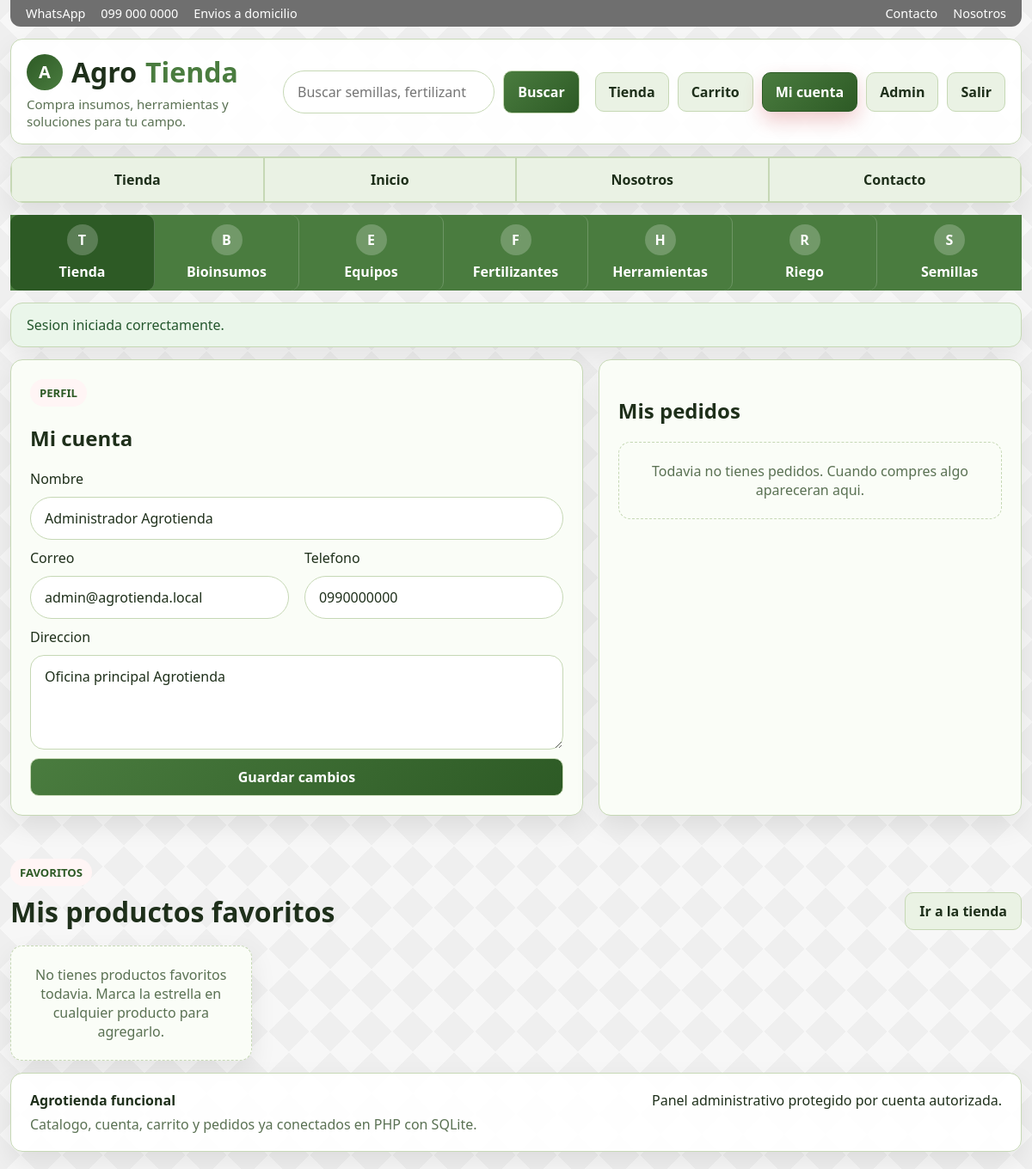
The app's page /account.php (signed in) with its own data.
### tables this page shows
CREATE TABLE users (
            id INTEGER PRIMARY KEY AUTOINCREMENT,
            name TEXT NOT NULL,
            email TEXT NOT NULL UNIQUE,
            phone TEXT DEFAULT "",
            address TEXT DEFAULT "",
            password_hash TEXT NOT NULL,
            role TEXT NOT NULL DEFAULT "customer",
            created_at TEXT NOT NULL
        );

### app/bootstrap.php (called while the page is built, shortened)
<?php
function db(): PDO
{
    static $pdo = null;
    if ($pdo instanceof PDO) {
        return $pdo;
    }
    $needsSetup = !file_exists(DB_PATH);
    $pdo = new PDO('sqlite:' . DB_PATH);
    $pdo->setAttribute(PDO::ATTR_ERRMODE, PDO::ERRMODE_EXCEPTION);
    $pdo->setAttribute(PDO::ATTR_DEFAULT_FETCH_MODE, PDO::FETCH_ASSOC);
    $pdo->exec('PRAGMA foreign_keys = ON');
    if ($needsSetup) {
        initializeDatabase($pdo);
    } else {
        migrateDatabase($pdo);
    }
    return $pdo;
}
function migrateDatabase(PDO $pdo): void
{
    $columns = $pdo->query('PRAGMA table_info(products)')->fetchAll();
    $columnNames = array_column($columns, 'name');
    syncProductImages($pdo);
    migrateOrdersTable($pdo);
}
function migrateOrdersTable(PDO $pdo): void
{
    $columns = $pdo->query('PRAGMA table_info(orders)')->fetchAll();
    $columnNames = array_column($columns, 'name');
}
function syncProductImages(PDO $pdo): void
{
    $stmt = $pdo->prepare('UPDATE products SET image_url = :image_url WHERE name = :name');
    foreach (productSeedData() as $product) {
        $stmt->execute([
            'name' => $product['name'],
            'image_url' => $product['image_url'],
        ]);
    }
}
function userFavorites(int $userId): array
{
    $stmt = db()->prepare(
        'SELECT p.* FROM favorites f JOIN products p ON p.id = f.product_id
         WHERE f.user_id = :uid ORDER BY f.created_at DESC'
    );
    $stmt->execute(['uid' => $userId]);
    return $stmt->fetchAll();
}
function currentUser(): ?array
{
    static $cached = null;
    if ($cached !== null) {
        return $cached;
    }
    $stmt = db()->prepare('SELECT * FROM users WHERE id = :id LIMIT 1');
    $stmt->execute(['id' => $_SESSION['user_id']]);
    $cached = $stmt->fetch() ?: null;
    return $cached;
}
function requireLogin(): array
{
    $user = currentUser();
    return $user;
}
function e(string $value): string
{
    return htmlspecialchars($value, ENT_QUOTES, 'UTF-8');
}
function ordersForUser(int $userId): array
{
    $stmt = db()->prepare('SELECT * FROM orders WHERE user_id = :user_id ORDER BY id DESC');
    $stmt->execute(['user_id' => $userId]);
    return $stmt->fetchAll();
}

### account.php (the view, shortened to what this page needs)
<?php
require_once __DIR__ . '/app/layout.php';
$user = requireLogin();
$orders = ordersForUser((int) $user['id']);
$favorites = userFavorites((int) $user['id']);
$user = currentUser();
?>
<section class="split">
  <article class="card">
    <span class="eyebrow">Perfil</span>
    <h2>Mi cuenta</h2>
    <form class="form" method="post">
      <div class="field">
        <label for="name">Nombre</label>
        <input id="name" name="name" value="<?= e($user['name']) ?>" required>
      </div>
      <div class="grid-2">
        <div class="field">
          <label for="email">Correo</label>
          <input id="email" value="<?= e($user['email']) ?>" disabled>
        </div>
        <div class="field">
          <label for="phone">Telefono</label>
          <input id="phone" name="phone" value="<?= e($user['phone']) ?>">
        </div>
      </div>
      <div class="field">
        <label for="address">Direccion</label>
        <textarea id="address" name="address"><?= e($user['address']) ?></textarea>
      </div>
      <button class="btn primary" type="submit">Guardar cambios</button>
    </form>
  </article>
  <aside class="card">
    <h2>Mis pedidos</h2>
    <?php if (!$orders): ?>
      <div class="empty">Todavia no tienes pedidos. Cuando compres algo apareceran aqui.</div>
    <?php endif; ?>
  </aside>
</section>
<section class="section-head" style="margin-top:32px;">
  <div>
    <span class="eyebrow">Favoritos</span>
    <h2>Mis productos favoritos</h2>
  </div>
  <a class="btn" href="store.php">Ir a la tienda</a>
</section>
<section class="product-grid storefront-grid">
  <?php if (!$favorites): ?>
    <div class="card empty">No tienes productos favoritos todavia. Marca la estrella en cualquier producto para agregarlo.</div>
  <?php endif; ?>
</section>

### assets/app.css (style rules this page uses)
:root { --bg: #f4f7f0; --surface: #fafdf7; --surface-soft: #eaf2e4; --surface-muted: #dde8d4; --border: #c6d8b5; --text: #1e2f1a; --muted: #5a7153; --primary: #4a7c3f; --primary-dark: #2d5a25; --secondary: #7a9e6c; --accent: #d99f3c; --success-bg: #eaf6ea; --success-text: #24572d; --danger-bg: #fdeaea; --danger-text: #8f2028; --shadow: 0 12px 30px rgba(0, 0, 0, 0.08); }
* { box-sizing: border-box; }
body { margin: 0; min-height: 100vh; font-family: "Segoe UI", Tahoma, Geneva, Verdana, sans-serif; background: linear-gradient(135deg, rgba(0, 0, 0, 0.03) 25%, transparent 25%) 0 0 / 48px 48px, linear-gradient(225deg, rgba(0, 0, 0, 0.03) 25%, transparent 25%) 0 0 / 48px 48px, linear-gradient(315deg, rgba(0, 0, 0, 0.03) 25%, transparent 25%) 0 0 / 48px 48px, linear-gradient(45deg, rgba(0, 0, 0, 0.03) 25%, transparent 25%) 0 0 / 48px 48px, #f7f7f7; color: var(--text); }
a { color: inherit; text-decoration: none; }
button, input, select, textarea { font: inherit; }
a, button, .btn, .nav a, .section-nav a, .category-link, .spotlight-card, .product { transition: background-color 180ms ease, border-color 180ms ease, color 180ms ease, box-shadow 180ms ease, transform 180ms ease, filter 180ms ease; }
.searchbar input, input, select, textarea { width: 100%; padding: 13px 16px; border-radius: 999px; border: 1px solid var(--border); background: #fff; color: var(--text); font-size: 16px; }
textarea { min-height: 110px; border-radius: 16px; resize: vertical; }
.nav a, .btn, .category-link, .section-nav a { border-radius: 10px; padding: 11px 15px; font-weight: 700; }
.grid-2, .grid-3, .grid-4, .split, .admin-layout { display: grid; gap: 18px; }
.split { grid-template-columns: minmax(0, 1.15fr) minmax(360px, 0.85fr); }
.grid-2 { grid-template-columns: repeat(2, minmax(0, 1fr)); }
.card, .store-hero, .promo-hero, .promo-banner-mini { background: var(--surface); border: 1px solid var(--border); border-radius: 14px; box-shadow: var(--shadow); }
.card, .store-toolbar { padding: 22px; }
.eyebrow { display: inline-block; width: fit-content; padding: 7px 11px; border-radius: 999px; background: rgba(255, 255, 255, 0.16); color: #fff; font-size: 0.82rem; font-weight: 800; text-transform: uppercase; }
.card .eyebrow, .section-head .eyebrow { background: #fff5f5; color: var(--primary-dark); }
.section-head { display: flex; justify-content: space-between; gap: 12px; align-items: end; }
.section-head h2 { margin: 8px 0 0; font-size: 2rem; }
.field, .form, .product-body, .list { display: grid; gap: 10px; }
.btn { display: inline-flex; align-items: center; justify-content: center; gap: 8px; cursor: pointer; color: var(--text); background: var(--surface-soft); border: 1px solid var(--border); text-align: center; min-height: 44px; padding: 0 16px; }
.btn.primary { color: #fff; background: linear-gradient(135deg, var(--primary), var(--primary-dark)); }
.product-grid { display: grid; gap: 18px; grid-template-columns: repeat(4, 1fr); }
.empty { padding: 22px; text-align: center; color: var(--muted); border: 1px dashed var(--border); border-radius: 14px; }

### records on screen
users: name "Administrador Agrotienda", email "admin@agrotienda.local", phone "0990000000", address "Oficina principal Agrotienda"

### other values on screen
substr($categoryLink, 0, 1) "B"
$categoryLink "Bioinsumos"
substr($categoryLink, 0, 1) "E"
$categoryLink "Equipos"
substr($categoryLink, 0, 1) "F"
$categoryLink "Fertilizantes"
substr($categoryLink, 0, 1) "H"
$categoryLink "Herramientas"
substr($categoryLink, 0, 1) "R"
$categoryLink "Riego"
substr($categoryLink, 0, 1) "S"
$categoryLink "Semillas"
$flash['message'] "Sesion iniciada correctamente."
